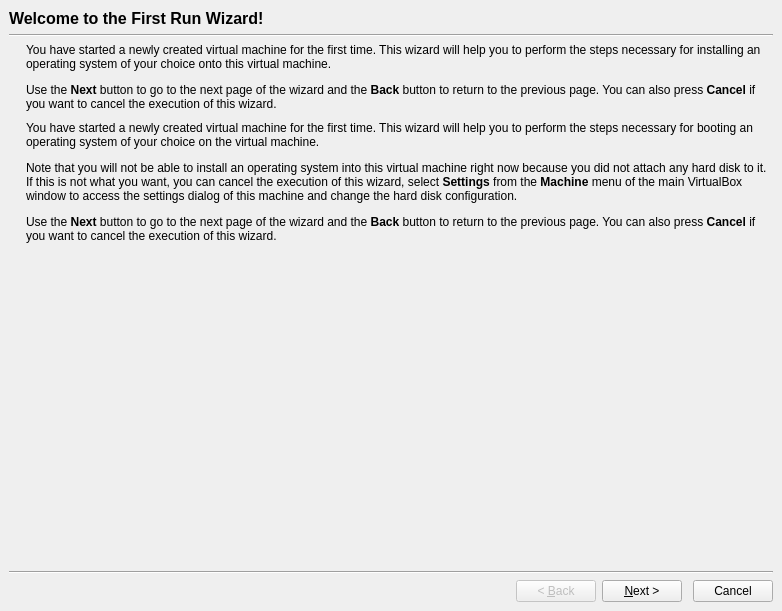
<ui version="4.0" >
 <comment>
 VBox frontends: Qt4 GUI ("VirtualBox"):

     Copyright (C) 2008-2009 Sun Microsystems, Inc.

     This file is part of VirtualBox Open Source Edition (OSE), as
     available from http://www.virtualbox.org. This file is free software;
     you can redistribute it and/or modify it under the terms of the GNU
     General Public License (GPL) as published by the Free Software
     Foundation, in version 2 as it comes in the "COPYING" file of the
     VirtualBox OSE distribution. VirtualBox OSE is distributed in the
     hope that it will be useful, but WITHOUT ANY WARRANTY of any kind.

     Please contact Sun Microsystems, Inc., 4150 Network Circle, Santa
     Clara, CA 95054 USA or visit http://www.sun.com if you need
     additional information or have any questions.
 </comment>
 <class>VBoxVMFirstRunWzd</class>
 <widget class="QDialog" name="VBoxVMFirstRunWzd" >
  <property name="geometry" >
   <rect>
    <x>0</x>
    <y>0</y>
    <width>782</width>
    <height>561</height>
   </rect>
  </property>
  <property name="windowTitle" >
   <string>First Run Wizard</string>
  </property>
  <layout class="QVBoxLayout" >
   <property name="leftMargin" >
    <number>0</number>
   </property>
   <property name="topMargin" >
    <number>0</number>
   </property>
   <property name="rightMargin" >
    <number>0</number>
   </property>
   <property name="bottomMargin" >
    <number>0</number>
   </property>
   <item>
    <widget class="QStackedWidget" name="mPageStack" >
     <property name="currentIndex" >
      <number>0</number>
     </property>
     <widget class="QWidget" name="mPageWelcome" >
      <layout class="QVBoxLayout" >
       <item>
        <widget class="QLabel" name="mPageWelcomeHdr" >
         <property name="font" >
          <font>
           <family>Arial</family>
           <pointsize>12</pointsize>
           <weight>75</weight>
           <bold>true</bold>
          </font>
         </property>
         <property name="text" >
          <string>Welcome to the First Run Wizard!</string>
         </property>
        </widget>
       </item>
       <item>
        <widget class="Line" name="line11" >
         <property name="orientation" >
          <enum>Qt::Horizontal</enum>
         </property>
        </widget>
       </item>
       <item>
        <layout class="QHBoxLayout" >
         <property name="spacing" >
          <number>10</number>
         </property>
         <item>
          <widget class="QLabel" name="mLogoWelcome" >
           <property name="sizePolicy" >
            <sizepolicy vsizetype="Minimum" hsizetype="Maximum" >
             <horstretch>0</horstretch>
             <verstretch>0</verstretch>
            </sizepolicy>
           </property>
           <property name="autoFillBackground" >
            <bool>true</bool>
           </property>
           <property name="text" >
            <string/>
           </property>
           <property name="pixmap" >
            <pixmap resource="../VirtualBox1.qrc" >:/vmw_new_harddisk.png</pixmap>
           </property>
           <property name="alignment" >
            <set>Qt::AlignLeading|Qt::AlignLeft|Qt::AlignTop</set>
           </property>
          </widget>
         </item>
         <item>
          <layout class="QVBoxLayout" >
           <property name="spacing" >
            <number>10</number>
           </property>
           <item>
            <widget class="QILabel" name="mTextWelcome1" >
             <property name="sizePolicy" >
              <sizepolicy vsizetype="Minimum" hsizetype="Minimum" >
               <horstretch>0</horstretch>
               <verstretch>0</verstretch>
              </sizepolicy>
             </property>
             <property name="minimumSize" >
              <size>
               <width>300</width>
               <height>0</height>
              </size>
             </property>
             <property name="text" >
              <string>&lt;p>You have started a newly created virtual machine for the first time. This wizard will help you to perform the steps necessary for installing an operating system of your choice onto this virtual machine.&lt;/p>&lt;p>Use the &lt;b>Next&lt;/b> button to go to the next page of the wizard and the &lt;b>Back&lt;/b> button to return to the previous page. You can also press &lt;b>Cancel&lt;/b> if you want to cancel the execution of this wizard.&lt;/p></string>
             </property>
             <property name="alignment" >
              <set>Qt::AlignLeading|Qt::AlignLeft|Qt::AlignTop</set>
             </property>
             <property name="wordWrap" >
              <bool>true</bool>
             </property>
            </widget>
           </item>
           <item>
            <widget class="QILabel" name="mTextWelcome2" >
             <property name="sizePolicy" >
              <sizepolicy vsizetype="Minimum" hsizetype="Minimum" >
               <horstretch>0</horstretch>
               <verstretch>0</verstretch>
              </sizepolicy>
             </property>
             <property name="minimumSize" >
              <size>
               <width>300</width>
               <height>0</height>
              </size>
             </property>
             <property name="text" >
              <string>&lt;p>You have started a newly created virtual machine for the first time. This wizard will help you to perform the steps necessary for booting an operating system of your choice on the virtual machine.&lt;/p>&lt;p>Note that you will not be able to install an operating system into this virtual machine right now because you did not attach any hard disk to it. If this is not what you want, you can cancel the execution of this wizard, select &lt;b>Settings&lt;/b> from the &lt;b>Machine&lt;/b> menu of the main VirtualBox window to access the settings dialog of this machine and change the hard disk configuration.&lt;/p>&lt;p>Use the &lt;b>Next&lt;/b> button to go to the next page of the wizard and the &lt;b>Back&lt;/b> button to return to the previous page. You can also press &lt;b>Cancel&lt;/b> if you want to cancel the execution of this wizard.&lt;/p></string>
             </property>
             <property name="wordWrap" >
              <bool>true</bool>
             </property>
            </widget>
           </item>
           <item>
            <spacer>
             <property name="orientation" >
              <enum>Qt::Vertical</enum>
             </property>
             <property name="sizeHint" >
              <size>
               <width>0</width>
               <height>0</height>
              </size>
             </property>
            </spacer>
           </item>
          </layout>
         </item>
        </layout>
       </item>
       <item>
        <widget class="Line" name="line12" >
         <property name="orientation" >
          <enum>Qt::Horizontal</enum>
         </property>
        </widget>
       </item>
       <item>
        <layout class="QHBoxLayout" >
         <item>
          <spacer>
           <property name="orientation" >
            <enum>Qt::Horizontal</enum>
           </property>
           <property name="sizeHint" >
            <size>
             <width>0</width>
             <height>0</height>
            </size>
           </property>
          </spacer>
         </item>
         <item>
          <widget class="QPushButton" name="mBtnBack1" >
           <property name="enabled" >
            <bool>false</bool>
           </property>
           <property name="text" >
            <string>&lt; &amp;Back</string>
           </property>
          </widget>
         </item>
         <item>
          <widget class="QPushButton" name="mBtnNext1" >
           <property name="text" >
            <string>&amp;Next ></string>
           </property>
          </widget>
         </item>
         <item>
          <spacer>
           <property name="orientation" >
            <enum>Qt::Horizontal</enum>
           </property>
           <property name="sizeType" >
            <enum>QSizePolicy::Fixed</enum>
           </property>
           <property name="sizeHint" >
            <size>
             <width>5</width>
             <height>0</height>
            </size>
           </property>
          </spacer>
         </item>
         <item>
          <widget class="QPushButton" name="mBtnCancel1" >
           <property name="text" >
            <string>Cancel</string>
           </property>
          </widget>
         </item>
        </layout>
       </item>
      </layout>
     </widget>
     <widget class="QWidget" name="mPageMedia" >
      <layout class="QVBoxLayout" >
       <item>
        <widget class="QLabel" name="mPageMediaHdr" >
         <property name="font" >
          <font>
           <family>Arial</family>
           <pointsize>12</pointsize>
           <weight>75</weight>
           <bold>true</bold>
          </font>
         </property>
         <property name="text" >
          <string>Select Installation Media</string>
         </property>
        </widget>
       </item>
       <item>
        <widget class="Line" name="line21" >
         <property name="orientation" >
          <enum>Qt::Horizontal</enum>
         </property>
        </widget>
       </item>
       <item>
        <layout class="QHBoxLayout" >
         <property name="spacing" >
          <number>10</number>
         </property>
         <item>
          <widget class="QLabel" name="mLogoType" >
           <property name="sizePolicy" >
            <sizepolicy vsizetype="Minimum" hsizetype="Maximum" >
             <horstretch>0</horstretch>
             <verstretch>0</verstretch>
            </sizepolicy>
           </property>
           <property name="autoFillBackground" >
            <bool>true</bool>
           </property>
           <property name="text" >
            <string/>
           </property>
           <property name="pixmap" >
            <pixmap resource="../VirtualBox1.qrc" >:/vmw_new_harddisk.png</pixmap>
           </property>
           <property name="alignment" >
            <set>Qt::AlignLeading|Qt::AlignLeft|Qt::AlignTop</set>
           </property>
          </widget>
         </item>
         <item>
          <layout class="QVBoxLayout" >
           <property name="spacing" >
            <number>10</number>
           </property>
           <item>
            <widget class="QILabel" name="mTextType1" >
             <property name="sizePolicy" >
              <sizepolicy vsizetype="Minimum" hsizetype="Minimum" >
               <horstretch>0</horstretch>
               <verstretch>0</verstretch>
              </sizepolicy>
             </property>
             <property name="minimumSize" >
              <size>
               <width>300</width>
               <height>0</height>
              </size>
             </property>
             <property name="text" >
              <string>&lt;p>Select the type of media you would like to use for installation.&lt;/p></string>
             </property>
             <property name="alignment" >
              <set>Qt::AlignLeading|Qt::AlignLeft|Qt::AlignTop</set>
             </property>
             <property name="wordWrap" >
              <bool>true</bool>
             </property>
            </widget>
           </item>
           <item>
            <widget class="QILabel" name="mTextType2" >
             <property name="sizePolicy" >
              <sizepolicy vsizetype="Minimum" hsizetype="Minimum" >
               <horstretch>0</horstretch>
               <verstretch>0</verstretch>
              </sizepolicy>
             </property>
             <property name="minimumSize" >
              <size>
               <width>300</width>
               <height>0</height>
              </size>
             </property>
             <property name="text" >
              <string>&lt;p>Select the type of media you would like to use for booting an operating system.&lt;/p></string>
             </property>
             <property name="wordWrap" >
              <bool>true</bool>
             </property>
            </widget>
           </item>
           <item>
            <widget class="QGroupBox" name="mGbType" >
             <property name="sizePolicy" >
              <sizepolicy vsizetype="Fixed" hsizetype="Expanding" >
               <horstretch>0</horstretch>
               <verstretch>0</verstretch>
              </sizepolicy>
             </property>
             <property name="title" >
              <string>Media Type</string>
             </property>
             <layout class="QVBoxLayout" >
              <property name="topMargin" >
               <number>4</number>
              </property>
              <item>
               <widget class="QRadioButton" name="mRbCdType" >
                <property name="sizePolicy" >
                 <sizepolicy vsizetype="Fixed" hsizetype="Expanding" >
                  <horstretch>0</horstretch>
                  <verstretch>0</verstretch>
                 </sizepolicy>
                </property>
                <property name="text" >
                 <string>&amp;CD/DVD-ROM Device</string>
                </property>
                <property name="checked" >
                 <bool>true</bool>
                </property>
               </widget>
              </item>
              <item>
               <widget class="QRadioButton" name="mRbFdType" >
                <property name="sizePolicy" >
                 <sizepolicy vsizetype="Fixed" hsizetype="Expanding" >
                  <horstretch>0</horstretch>
                  <verstretch>0</verstretch>
                 </sizepolicy>
                </property>
                <property name="text" >
                 <string>&amp;Floppy Device</string>
                </property>
               </widget>
              </item>
             </layout>
            </widget>
           </item>
           <item>
            <widget class="QILabel" name="mTextSource1" >
             <property name="sizePolicy" >
              <sizepolicy vsizetype="Minimum" hsizetype="Minimum" >
               <horstretch>0</horstretch>
               <verstretch>0</verstretch>
              </sizepolicy>
             </property>
             <property name="minimumSize" >
              <size>
               <width>300</width>
               <height>0</height>
              </size>
             </property>
             <property name="text" >
              <string>&lt;p>Select the media which contains the setup program of the operating system you want to install. This media must be bootable, otherwise the setup program will not be able to start.&lt;/p></string>
             </property>
             <property name="wordWrap" >
              <bool>true</bool>
             </property>
            </widget>
           </item>
           <item>
            <widget class="QILabel" name="mTextSource2" >
             <property name="sizePolicy" >
              <sizepolicy vsizetype="Minimum" hsizetype="Minimum" >
               <horstretch>0</horstretch>
               <verstretch>0</verstretch>
              </sizepolicy>
             </property>
             <property name="minimumSize" >
              <size>
               <width>300</width>
               <height>0</height>
              </size>
             </property>
             <property name="text" >
              <string>&lt;p>Select the media that contains the operating system you want to work with. This media must be bootable, otherwise the operating system will not be able to start.&lt;/p></string>
             </property>
             <property name="wordWrap" >
              <bool>true</bool>
             </property>
            </widget>
           </item>
           <item>
            <widget class="QGroupBox" name="mGbSource" >
             <property name="sizePolicy" >
              <sizepolicy vsizetype="Fixed" hsizetype="Expanding" >
               <horstretch>0</horstretch>
               <verstretch>0</verstretch>
              </sizepolicy>
             </property>
             <property name="title" >
              <string>Media Source</string>
             </property>
             <layout class="QHBoxLayout" >
              <property name="topMargin" >
               <number>4</number>
              </property>
              <item>
               <widget class="VBoxMediaComboBox" name="mCbMedia" />
              </item>
              <item>
               <widget class="QToolButton" name="mTbVmm" >
                <property name="icon" >
                 <iconset resource="../VirtualBox1.qrc" >:/select_file_16px.png</iconset>
                </property>
               </widget>
              </item>
             </layout>
            </widget>
           </item>
           <item>
            <spacer>
             <property name="orientation" >
              <enum>Qt::Vertical</enum>
             </property>
             <property name="sizeHint" >
              <size>
               <width>0</width>
               <height>0</height>
              </size>
             </property>
            </spacer>
           </item>
          </layout>
         </item>
        </layout>
       </item>
       <item>
        <widget class="Line" name="line22" >
         <property name="orientation" >
          <enum>Qt::Horizontal</enum>
         </property>
        </widget>
       </item>
       <item>
        <layout class="QHBoxLayout" >
         <item>
          <spacer>
           <property name="orientation" >
            <enum>Qt::Horizontal</enum>
           </property>
           <property name="sizeHint" >
            <size>
             <width>0</width>
             <height>0</height>
            </size>
           </property>
          </spacer>
         </item>
         <item>
          <widget class="QPushButton" name="mBtnBack2" >
           <property name="text" >
            <string>&lt; &amp;Back</string>
           </property>
          </widget>
         </item>
         <item>
          <widget class="QPushButton" name="mBtnNext2" >
           <property name="text" >
            <string>&amp;Next ></string>
           </property>
          </widget>
         </item>
         <item>
          <spacer>
           <property name="orientation" >
            <enum>Qt::Horizontal</enum>
           </property>
           <property name="sizeType" >
            <enum>QSizePolicy::Fixed</enum>
           </property>
           <property name="sizeHint" >
            <size>
             <width>5</width>
             <height>0</height>
            </size>
           </property>
          </spacer>
         </item>
         <item>
          <widget class="QPushButton" name="mBtnCancel2" >
           <property name="text" >
            <string>Cancel</string>
           </property>
          </widget>
         </item>
        </layout>
       </item>
      </layout>
     </widget>
     <widget class="QWidget" name="mPageSummary" >
      <layout class="QVBoxLayout" >
       <item>
        <widget class="QLabel" name="mPageSummaryHdr" >
         <property name="font" >
          <font>
           <family>Arial</family>
           <pointsize>12</pointsize>
           <weight>75</weight>
           <bold>true</bold>
          </font>
         </property>
         <property name="text" >
          <string>Summary</string>
         </property>
        </widget>
       </item>
       <item>
        <widget class="Line" name="line31" >
         <property name="orientation" >
          <enum>Qt::Horizontal</enum>
         </property>
        </widget>
       </item>
       <item>
        <layout class="QHBoxLayout" >
         <property name="spacing" >
          <number>10</number>
         </property>
         <item>
          <widget class="QLabel" name="mLogoSummary" >
           <property name="sizePolicy" >
            <sizepolicy vsizetype="Minimum" hsizetype="Maximum" >
             <horstretch>0</horstretch>
             <verstretch>0</verstretch>
            </sizepolicy>
           </property>
           <property name="autoFillBackground" >
            <bool>true</bool>
           </property>
           <property name="text" >
            <string/>
           </property>
           <property name="pixmap" >
            <pixmap resource="../VirtualBox1.qrc" >:/vmw_new_harddisk.png</pixmap>
           </property>
           <property name="alignment" >
            <set>Qt::AlignLeading|Qt::AlignLeft|Qt::AlignTop</set>
           </property>
          </widget>
         </item>
         <item>
          <layout class="QVBoxLayout" >
           <property name="spacing" >
            <number>10</number>
           </property>
           <item>
            <widget class="QILabel" name="mTextSummaryHdr1" >
             <property name="sizePolicy" >
              <sizepolicy vsizetype="Minimum" hsizetype="Minimum" >
               <horstretch>0</horstretch>
               <verstretch>0</verstretch>
              </sizepolicy>
             </property>
             <property name="minimumSize" >
              <size>
               <width>300</width>
               <height>0</height>
              </size>
             </property>
             <property name="text" >
              <string>&lt;p>You have selected the following media to boot from:&lt;/p></string>
             </property>
             <property name="alignment" >
              <set>Qt::AlignLeading|Qt::AlignLeft|Qt::AlignTop</set>
             </property>
             <property name="wordWrap" >
              <bool>true</bool>
             </property>
            </widget>
           </item>
           <item>
            <widget class="QILabel" name="mTextSummaryHdr2" >
             <property name="sizePolicy" >
              <sizepolicy vsizetype="Minimum" hsizetype="Minimum" >
               <horstretch>0</horstretch>
               <verstretch>0</verstretch>
              </sizepolicy>
             </property>
             <property name="minimumSize" >
              <size>
               <width>300</width>
               <height>0</height>
              </size>
             </property>
             <property name="text" >
              <string>&lt;p>You have selected the following media to boot an operating system from:&lt;/p></string>
             </property>
             <property name="wordWrap" >
              <bool>true</bool>
             </property>
            </widget>
           </item>
           <item>
            <widget class="QITextEdit" name="mTeSummary" >
             <property name="sizePolicy" >
              <sizepolicy vsizetype="Minimum" hsizetype="Minimum" >
               <horstretch>0</horstretch>
               <verstretch>0</verstretch>
              </sizepolicy>
             </property>
             <property name="minimumSize" >
              <size>
               <width>300</width>
               <height>0</height>
              </size>
             </property>
             <property name="frameShape" >
              <enum>QFrame::NoFrame</enum>
             </property>
             <property name="autoFormatting" >
              <set>QTextEdit::AutoAll</set>
             </property>
             <property name="readOnly" >
              <bool>true</bool>
             </property>
            </widget>
           </item>
           <item>
            <widget class="QILabel" name="mTextSummaryFtr1" >
             <property name="sizePolicy" >
              <sizepolicy vsizetype="Minimum" hsizetype="Minimum" >
               <horstretch>0</horstretch>
               <verstretch>0</verstretch>
              </sizepolicy>
             </property>
             <property name="minimumSize" >
              <size>
               <width>300</width>
               <height>0</height>
              </size>
             </property>
             <property name="text" >
              <string>&lt;p>If the above is correct, press the &lt;b>Finish&lt;/b> button. Once you press it, the selected media will be temporarily mounted on the virtual machine and the machine will start execution.&lt;/p>&lt;p>Please note that when you close the virtual machine, the specified media will be automatically unmounted and the boot device will be set back to the first hard disk.&lt;/p>&lt;p>Depending on the type of the setup program, you may need to manually unmount (eject) the media after the setup program reboots the virtual machine, to prevent the installation process from starting again. You can do this by selecting the corresponding &lt;b>Unmount...&lt;/b> action in the &lt;b>Devices&lt;/b> menu.&lt;/p></string>
             </property>
             <property name="alignment" >
              <set>Qt::AlignLeading|Qt::AlignLeft|Qt::AlignTop</set>
             </property>
             <property name="wordWrap" >
              <bool>true</bool>
             </property>
            </widget>
           </item>
           <item>
            <widget class="QILabel" name="mTextSummaryFtr2" >
             <property name="sizePolicy" >
              <sizepolicy vsizetype="Minimum" hsizetype="Minimum" >
               <horstretch>0</horstretch>
               <verstretch>0</verstretch>
              </sizepolicy>
             </property>
             <property name="minimumSize" >
              <size>
               <width>300</width>
               <height>0</height>
              </size>
             </property>
             <property name="text" >
              <string>&lt;p>If the above is correct, press the &lt;b>Finish&lt;/b> button. Once you press it, the selected media will be mounted on the virtual machine and the machine will start execution.&lt;/p></string>
             </property>
             <property name="wordWrap" >
              <bool>true</bool>
             </property>
            </widget>
           </item>
           <item>
            <spacer>
             <property name="orientation" >
              <enum>Qt::Vertical</enum>
             </property>
             <property name="sizeType" >
              <enum>QSizePolicy::Expanding</enum>
             </property>
             <property name="sizeHint" >
              <size>
               <width>0</width>
               <height>0</height>
              </size>
             </property>
            </spacer>
           </item>
          </layout>
         </item>
        </layout>
       </item>
       <item>
        <widget class="Line" name="line32" >
         <property name="orientation" >
          <enum>Qt::Horizontal</enum>
         </property>
        </widget>
       </item>
       <item>
        <layout class="QHBoxLayout" >
         <item>
          <spacer>
           <property name="orientation" >
            <enum>Qt::Horizontal</enum>
           </property>
           <property name="sizeHint" >
            <size>
             <width>0</width>
             <height>0</height>
            </size>
           </property>
          </spacer>
         </item>
         <item>
          <widget class="QPushButton" name="mBtnBack4" >
           <property name="text" >
            <string>&lt; &amp;Back</string>
           </property>
          </widget>
         </item>
         <item>
          <widget class="QPushButton" name="mBtnFinish" >
           <property name="text" >
            <string>&amp;Finish</string>
           </property>
          </widget>
         </item>
         <item>
          <spacer>
           <property name="orientation" >
            <enum>Qt::Horizontal</enum>
           </property>
           <property name="sizeType" >
            <enum>QSizePolicy::Fixed</enum>
           </property>
           <property name="sizeHint" >
            <size>
             <width>5</width>
             <height>0</height>
            </size>
           </property>
          </spacer>
         </item>
         <item>
          <widget class="QPushButton" name="mBtnCancel4" >
           <property name="text" >
            <string>Cancel</string>
           </property>
          </widget>
         </item>
        </layout>
       </item>
      </layout>
     </widget>
    </widget>
   </item>
  </layout>
 </widget>
 <customwidgets>
  <customwidget>
   <class>QILabel</class>
   <extends>QLabel</extends>
   <header>QILabel.h</header>
  </customwidget>
  <customwidget>
   <class>VBoxMediaComboBox</class>
   <extends>QComboBox</extends>
   <header>VBoxMediaComboBox.h</header>
  </customwidget>
  <customwidget>
   <class>QITextEdit</class>
   <extends>QTextEdit</extends>
   <header>QIAbstractWizard.h</header>
  </customwidget>
 </customwidgets>
 <tabstops>
  <tabstop>mBtnNext1</tabstop>
  <tabstop>mBtnCancel1</tabstop>
  <tabstop>mBtnBack2</tabstop>
  <tabstop>mBtnNext2</tabstop>
  <tabstop>mBtnCancel2</tabstop>
  <tabstop>mBtnBack4</tabstop>
  <tabstop>mBtnFinish</tabstop>
  <tabstop>mBtnCancel4</tabstop>
 </tabstops>
 <resources>
  <include location="../VirtualBox1.qrc" />
 </resources>
 <connections/>
</ui>
